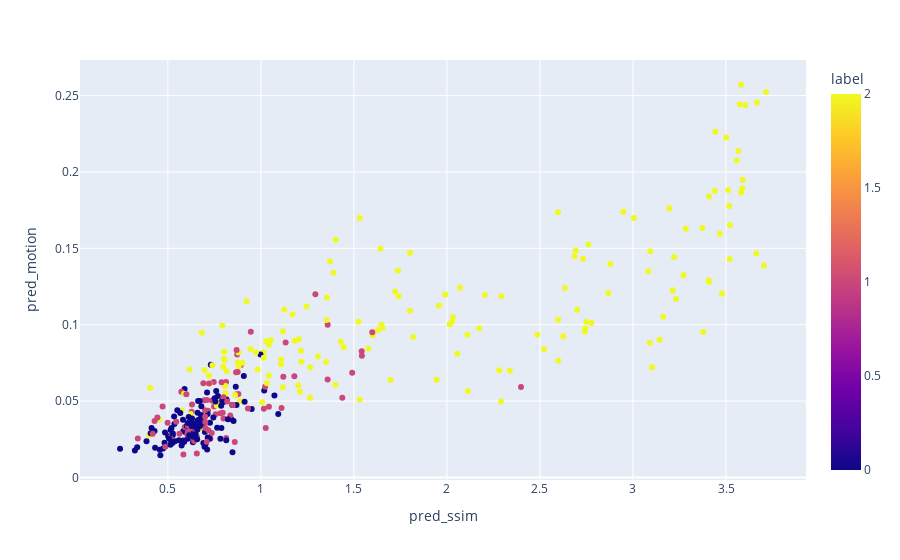

The notebook cell this image was saved under:
### Code cell
df_ssim = pd.read_csv(r"/home/chbricout/Downloads/MRART-conv5-motion.csv", index_col=0)
df_motion = pd.read_csv(r"/home/chbricout/Downloads/MRART-conv5_ssim.csv", index_col=0)
merged = pd.merge(df_motion, df_ssim, on=['identifier', 'mode', 'label'], suffixes=("_motion", "_ssim"))

train = merged[merged["mode"] == "train"]
val = merged[merged["mode"] == "val"]

X_train = train[["pred_motion", "pred_ssim"]].to_numpy()
y_train = train["label"].to_numpy()
X_val = val[["pred_motion", "pred_ssim"]].to_numpy()
y_val = val["label"].to_numpy()
px.scatter(merged, x="pred_ssim", y="pred_motion", color="label")

### Figure 1 — Plotly figure (JSON) as saved in the notebook; plotly's stock layout.template omitted (floating-point values rounded to 4 significant figures; data arrays with more than 128 entries replaced by an {"elided": "..."} marker saying what was removed)
{"data": [{"hovertemplate": "pred_ssim=%{x}<br>pred_motion=%{y}<br>label=%{marker.color}<extra></extra>", "legendgroup": "", "marker": {"color": {"elided": "347 int values"}, "coloraxis": "coloraxis", "symbol": "circle"}, "mode": "markers", "name": "", "orientation": "v", "showlegend": false, "type": "scatter", "x": {"elided": "347 float values"}, "xaxis": "x", "y": {"elided": "347 float values"}, "yaxis": "y"}], "layout": {"coloraxis": {"colorbar": {"title": {"text": "label"}}, "colorscale": [[0, "#0d0887"], [0.1111, "#46039f"], [0.2222, "#7201a8"], [0.3333, "#9c179e"], [0.4444, "#bd3786"], [0.5556, "#d8576b"], [0.6667, "#ed7953"], [0.7778, "#fb9f3a"], [0.8889, "#fdca26"], [1, "#f0f921"]]}, "legend": {"tracegroupgap": 0}, "margin": {"t": 60}, "xaxis": {"anchor": "y", "domain": [0, 1], "title": {"text": "pred_ssim"}}, "yaxis": {"anchor": "x", "domain": [0, 1], "title": {"text": "pred_motion"}}}}
